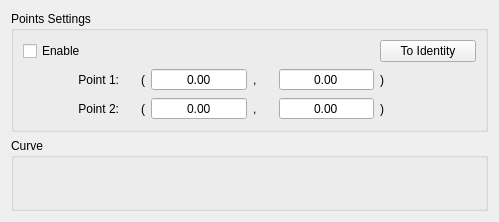
<?xml version="1.0" encoding="UTF-8"?>
<ui version="4.0">
 <class>VIB</class>
 <widget class="QWidget" name="VIB">
  <property name="geometry">
   <rect>
    <x>0</x>
    <y>0</y>
    <width>499</width>
    <height>222</height>
   </rect>
  </property>
  <property name="windowTitle">
   <string>VIB</string>
  </property>
  <layout class="QGridLayout" name="gridLayout">
   <item row="1" column="0">
    <widget class="QGroupBox" name="curve_gb">
     <property name="title">
      <string>Curve</string>
     </property>
     <layout class="QGridLayout" name="curveLayout"/>
    </widget>
   </item>
   <item row="0" column="0">
    <widget class="QGroupBox" name="pointsSettings_gb">
     <property name="title">
      <string>Points Settings</string>
     </property>
     <layout class="QGridLayout" name="gridLayout_2">
      <item row="0" column="0">
       <widget class="QCheckBox" name="enable_cb">
        <property name="text">
         <string>Enable</string>
        </property>
       </widget>
      </item>
      <item row="3" column="0">
       <widget class="QLabel" name="label">
        <property name="text">
         <string>Point 1:</string>
        </property>
        <property name="alignment">
         <set>Qt::AlignRight|Qt::AlignTrailing|Qt::AlignVCenter</set>
        </property>
       </widget>
      </item>
      <item row="3" column="1">
       <widget class="QLabel" name="label_3">
        <property name="maximumSize">
         <size>
          <width>20</width>
          <height>16777215</height>
         </size>
        </property>
        <property name="text">
         <string>(</string>
        </property>
        <property name="alignment">
         <set>Qt::AlignRight|Qt::AlignTrailing|Qt::AlignVCenter</set>
        </property>
       </widget>
      </item>
      <item row="3" column="2">
       <widget class="QDoubleSpinBox" name="point1X_sb">
        <property name="alignment">
         <set>Qt::AlignCenter</set>
        </property>
        <property name="buttonSymbols">
         <enum>QAbstractSpinBox::NoButtons</enum>
        </property>
       </widget>
      </item>
      <item row="3" column="3">
       <widget class="QLabel" name="label_4">
        <property name="maximumSize">
         <size>
          <width>20</width>
          <height>16777215</height>
         </size>
        </property>
        <property name="text">
         <string>,</string>
        </property>
        <property name="alignment">
         <set>Qt::AlignLeading|Qt::AlignLeft|Qt::AlignVCenter</set>
        </property>
       </widget>
      </item>
      <item row="3" column="4">
       <widget class="QDoubleSpinBox" name="point1Y_sb">
        <property name="alignment">
         <set>Qt::AlignCenter</set>
        </property>
        <property name="buttonSymbols">
         <enum>QAbstractSpinBox::NoButtons</enum>
        </property>
       </widget>
      </item>
      <item row="3" column="5">
       <widget class="QLabel" name="label_7">
        <property name="maximumSize">
         <size>
          <width>16777215</width>
          <height>16777215</height>
         </size>
        </property>
        <property name="text">
         <string>)</string>
        </property>
        <property name="alignment">
         <set>Qt::AlignLeading|Qt::AlignLeft|Qt::AlignVCenter</set>
        </property>
       </widget>
      </item>
      <item row="7" column="0">
       <widget class="QLabel" name="label_2">
        <property name="text">
         <string>Point 2:</string>
        </property>
        <property name="alignment">
         <set>Qt::AlignRight|Qt::AlignTrailing|Qt::AlignVCenter</set>
        </property>
       </widget>
      </item>
      <item row="7" column="1">
       <widget class="QLabel" name="label_8">
        <property name="maximumSize">
         <size>
          <width>20</width>
          <height>16777215</height>
         </size>
        </property>
        <property name="text">
         <string>(</string>
        </property>
        <property name="alignment">
         <set>Qt::AlignRight|Qt::AlignTrailing|Qt::AlignVCenter</set>
        </property>
       </widget>
      </item>
      <item row="7" column="2">
       <widget class="QDoubleSpinBox" name="point2X_sb">
        <property name="alignment">
         <set>Qt::AlignCenter</set>
        </property>
        <property name="buttonSymbols">
         <enum>QAbstractSpinBox::NoButtons</enum>
        </property>
       </widget>
      </item>
      <item row="7" column="3">
       <widget class="QLabel" name="label_5">
        <property name="maximumSize">
         <size>
          <width>20</width>
          <height>16777215</height>
         </size>
        </property>
        <property name="text">
         <string>,</string>
        </property>
        <property name="alignment">
         <set>Qt::AlignLeading|Qt::AlignLeft|Qt::AlignVCenter</set>
        </property>
       </widget>
      </item>
      <item row="7" column="4">
       <widget class="QDoubleSpinBox" name="point2Y_sb">
        <property name="alignment">
         <set>Qt::AlignCenter</set>
        </property>
        <property name="buttonSymbols">
         <enum>QAbstractSpinBox::NoButtons</enum>
        </property>
       </widget>
      </item>
      <item row="7" column="5">
       <widget class="QLabel" name="label_9">
        <property name="maximumSize">
         <size>
          <width>16777215</width>
          <height>16777215</height>
         </size>
        </property>
        <property name="text">
         <string>)</string>
        </property>
        <property name="alignment">
         <set>Qt::AlignLeading|Qt::AlignLeft|Qt::AlignVCenter</set>
        </property>
       </widget>
      </item>
      <item row="0" column="5">
       <widget class="QPushButton" name="toIdentity_btn">
        <property name="text">
         <string>To Identity</string>
        </property>
       </widget>
      </item>
     </layout>
    </widget>
   </item>
  </layout>
 </widget>
 <tabstops>
  <tabstop>enable_cb</tabstop>
 </tabstops>
 <resources/>
 <connections/>
</ui>
